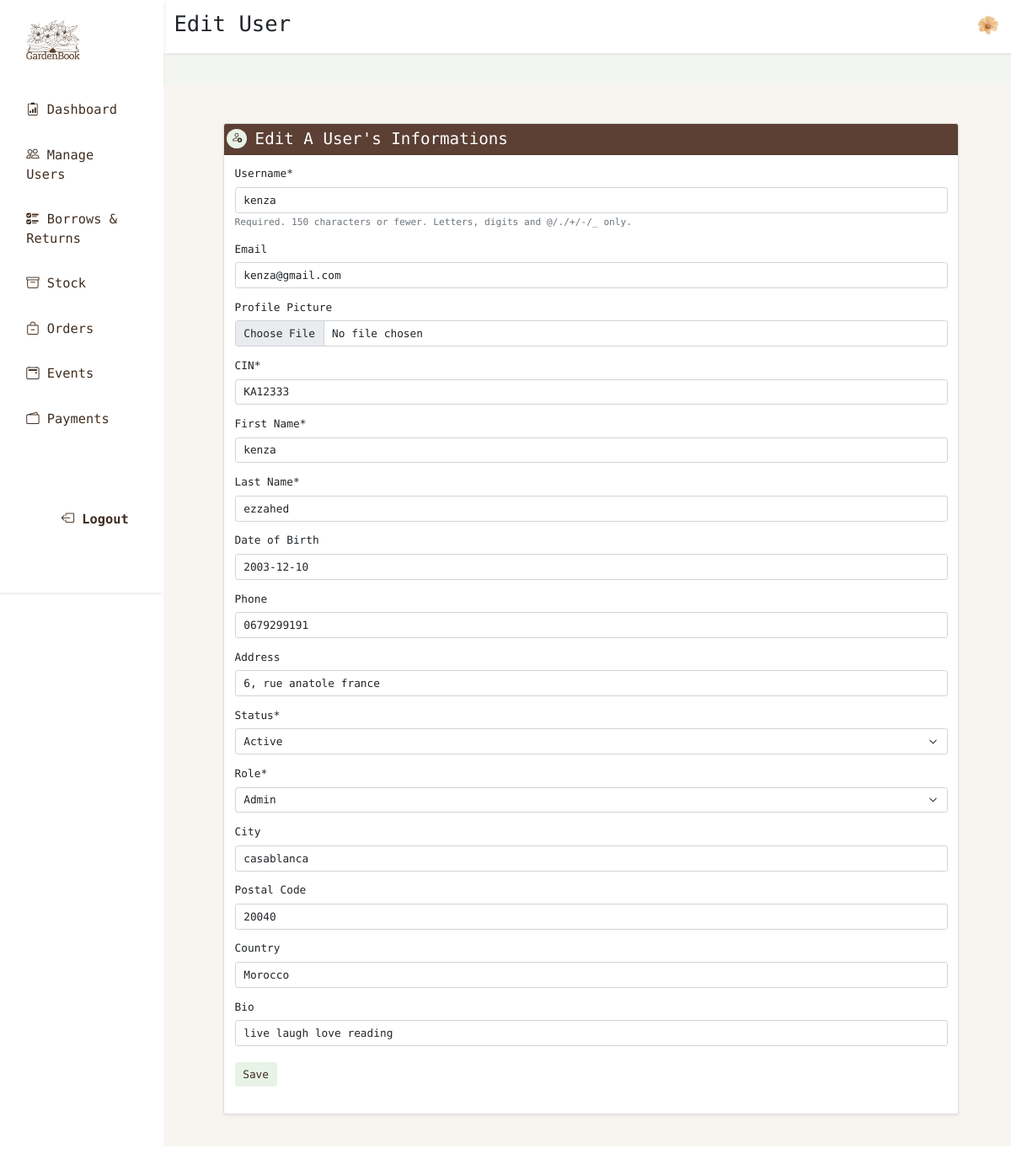
The page /edit-user/5/ (signed in) on the database its author committed.
### theApp/models.py (models this page shows, shortened)
class Person(AbstractUser):
    cin = models.CharField(max_length=20, unique=True, default="")
    profile_pic = models.ImageField(upload_to='profile_pics/', null=True, blank=True)
    first_name = models.CharField(max_length=50)
    last_name = models.CharField(max_length=50)
    role = models.CharField(max_length=20,choices=RoleName.choices, default=RoleName.READER)
    dob = models.DateField(null=True, blank=True)
    phone = models.CharField(max_length=15, null=True, blank=True)
    status = models.CharField(max_length=20, choices=MembershipStatus.choices, default=MembershipStatus.ACTIVE)
    address = models.CharField(max_length=255, null=True, blank=True)
    city = models.CharField(max_length=100, null=True, blank=True)
    postal_code = models.CharField(max_length=20, null=True, blank=True)
    country = models.CharField(max_length=100, null=True, blank=True)
    bio = models.CharField(max_length=300, null=True, blank=True)
    unread_alerts = models.IntegerField(default=0)
    class Meta:
        ordering = ['-date_joined']

### theApp/views.py (the view)
# urls.py: path('edit-user/<str:pk>/', views.edit_user, name='edit-user'),
@login_required(login_url='login')
def edit_user(request, pk):
  person = Person.objects.get(id = pk)
  form = CustomPersonEditingForm(instance=person)
  if request.method == 'POST':
    form = CustomPersonEditingForm(request.POST, instance=person)
    if form.is_valid():
      form.save()
      return redirect('manage-users')
  context = {'form' : form, 'person': person}
  return render(request, 'editUser.html', context)

### theApp/forms.py
class CustomPersonEditingForm(UserChangeForm):
    password = None  # hide the hashed password field
    class Meta:
        model = Person
        fields = [
            'username', 'email', 'profile_pic', 'cin', 'first_name', 'last_name',
            'dob', 'phone', 'address', 'status', 'role',
            'city', 'postal_code', 'country', 'bio'
        ]
        labels = {
            'username': 'Username',
            'email': 'Email',
            'profile_pic': 'Profile Picture',
            'cin': 'CIN',
            'first_name': 'First Name',
            'last_name': 'Last Name',
            'role': 'Role',
            'dob': 'Date of Birth',
            'phone': 'Phone',
            'status': 'Status',
            'address': 'Address',
            'city': 'City',
            'postal_code': 'Postal Code',
            'country': 'Country',
            'bio': 'Bio'
        }
    def __init__(self, *args, **kwargs):
        super().__init__(*args, **kwargs)
        self.helper = FormHelper()
        self.helper.form_method = 'POST'
        self.helper.add_input(Submit('submit', 'Save', css_class="btn-green text-brown border-0 hover-shadow my-2"))

### templates/editUser.html (shortened to what this page needs)
{% extends 'baseLibrarian.html' %}
{% load crispy_forms_tags %}
{% block page %}Edit User{% endblock %}
{% block content %}
<div class="py-5" style="background-color: #f8f5f0;">
  <div class="container mt-2">
    <div class="card shadow-sm">
      <div class="card-header bg-brown text-white">
        <div class="row">
          <div class="col-md-1 rounded-circle bg-green px-0 d-flex justify-content-center" style="width: 30px;"><i
              class="bi bi-person-add text-brown"></i></div>
          <h4 class="col mb-0 mx-auto">Edit A User's Informations</h4>
        </div>
      </div>
      <div class="card-body">
        <form method="POST" enctype="multipart/form-data">
          {% crispy form %}
        </form>
      </div>
    </div>
  </div>
</div>
{% endblock %}

### templates/baseLibrarian.html (shortened to what this page needs)
{% load static %}
<!DOCTYPE html>
<html lang="en">
<head>
  <link href="{% static 'assets/dist/css/bootstrap.min.css' %}" rel="stylesheet">
  <link rel="stylesheet" href="{% static 'css/base.css' %}">
</head>
<body>
  <div class="row" style="height: 100vh;">
    <header class="col-md-2 shadow-sm" style="font-size: larger;">
      <aside class="d-flex flex-column justify-content-between vh-100 p-3 mx-2">
        <div class="mb-4">
          <a href="{% url 'dashboard' %}" class="d-flex align-items-center mb-2 text-brown text-decoration-none">
            <img src="{% static 'assets/brand/_logo-nobg.png' %}" class="me-2" width="80" height="80" role="img"
              aria-label="GardenBook">
          </a>
        </div>
        <div class="d-flex flex-column" style="margin-bottom: auto;">
          <a href="{% url 'dashboard' %}" class="mb-4">
            <i class="bi bi-clipboard2-data"></i> Dashboard
          </a>
          <a href="{% url 'manage-users' %}" class="mb-4">
            <i class="bi bi-people"></i> Manage Users
          </a>
          <a href="{% url 'borrows-returns' %}" class="mb-4">
            <i class="bi bi-ui-checks"></i> Borrows & Returns
          </a>
          <a href="{% url 'stock' %}" class="mb-4">
            <i class="bi bi-archive"></i> Stock
          </a>
          <a href="{% url 'orders' %}" class="mb-4">
            <i class="bi bi-bag-dash"></i> Orders
          </a>
          <a href="{% url 'manage-event' %}" class="mb-4">
            <i class="bi bi-calendar2-event"></i> Events
          </a>
          <a href="{% url 'manage-payment' %}" class="mb-4">
            <i class="bi bi-wallet2"></i> Payments
          </a>
        </div>
        <div class="text-end mt-auto">
          <a href="{% url 'logout' %}" style="font-weight: bolder;">
            <i class="bi bi-box-arrow-left"></i> Logout
          </a>
        </div>
      </aside>
    </header>
    <main class="col px-0">
      <div class="row py-3 mx-1 shadow-sm">
        <div class="col-6">
          <h2>{% block page%} Current page name {% endblock page %}</h2>
        </div>
        <div class="col-6 d-flex justify-content-end">
          <a href="{% url 'dashboard' %}">
            <img src="{{ request.user.profile_pic.url }}" alt="Profile" class="rounded-circle"
              style="height: 30px; width: 30px;">
          </a>
        </div>
      </div>
      <div class="py-5 bg-green-soft" style="height: 100vh;">
        {% block content %}
        {% endblock content %}
      </div>
    </main>
  </div>
</body>
</html>

### static/css/base.css (style rules this page uses)
body { font-family: "Geist Mono", sans-serif; padding: 0; margin: 0; min-height: 100vh; zoom: 0.8; }
.bg-green, .btn-green { background: #e8f3e8 !important; }
.bg-green-soft { background: #aabda028 !important; }
.bg-brown { background: #5c4033 !important; }
.text-brown { color: #402e21; }
a { text-decoration: none; padding: 7px 15px; }
header a { color: #402e21; }

### rows shown on the page
Person: user.profile_pic (picture)
Person: username "kenza", email "kenza@gmail.com", cin "KA12333", first_name "kenza", last_name "ezzahed", dob "2003-12-10", phone "0679299191", address "6, rue anatole france", status "Active", role "Admin", city "casablanca", postal_code "20040", country "Morocco", bio "live laugh love reading"
